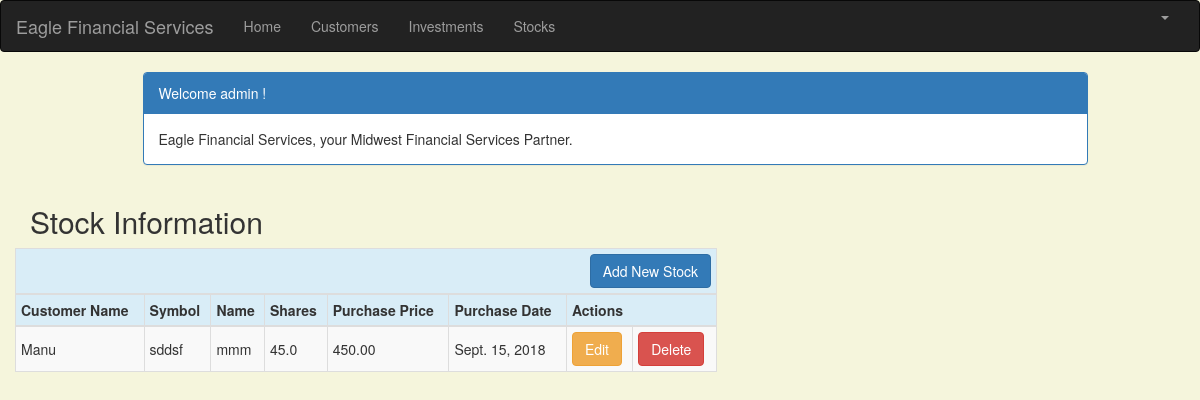
Before: /stock_list (signed in) with the older database file.
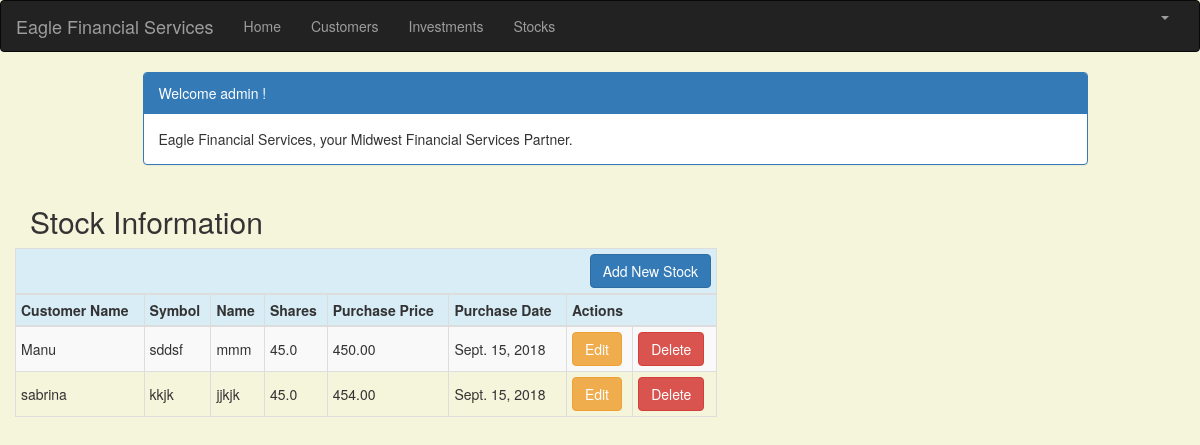
After: the same page with the newer database file.
### portfolio/models.py (models this page shows, shortened)
class Stock(models.Model):
    customer = models.ForeignKey(Customer, on_delete=models.CASCADE, related_name='stocks')
    symbol = models.CharField(max_length=10)
    name = models.CharField(max_length=50)
    shares = models.DecimalField (max_digits=10, decimal_places=1)
    purchase_price = models.DecimalField(max_digits=10, decimal_places=2)
    purchase_date = models.DateField(default=timezone.now, blank=True, null=True)

class Customer(models.Model):
    name = models.CharField(max_length=50)
    address = models.CharField(max_length=200)
    cust_number = models.IntegerField(blank=False, null=False)
    city = models.CharField(max_length=50)
    state = models.CharField(max_length=50)
    zipcode = models.CharField(max_length=10)
    email = models.EmailField(max_length=200)
    cell_phone = models.CharField(max_length=50)
    created_date = models.DateTimeField(
        default=timezone.now)
    updated_date = models.DateTimeField(auto_now_add=True)

### portfolio/views.py (the view)
# urls.py: path('stock_list', views.stock_list, name='stock_list'),
@login_required
def stock_list(request):
    stocks = Stock.objects.filter(purchase_date__lte=timezone.now())
    return render(request, 'portfolio/stock_list.html', {'stocks': stocks})

### portfolio/templates/portfolio/stock_list.html (shortened to what this page needs)
{% extends 'portfolio/base.html' %}
{% block content %}
    <html>
    <head>
        <link rel="stylesheet" href="https://maxcdn.bootstrapcdn.com/bootstrap/3.3.4/css/bootstrap.min.css">
    </head>
    <body>
    <div class="container">
        <div class="row">
            <div class="col-md-10 col-md-offset-1">
                <div class="panel panel-primary">
                    {% if user.is_authenticated %}
                    	<div class="panel-heading">Welcome {{ user.username }} !</div>
                	{% else %}
                		<div class="panel-heading">Welcome!</div>
                	{% endif %}
                    <div class="panel-body">
                        Eagle Financial Services, your Midwest Financial Services Partner.
                    </div>
                </div>
            </div>
        </div>
    </div>
    <div class="row">
        <h2 style="padding-left: 15Px">Stock Information</h2>
    </div>
     <div class="row">
                  <table class="table-md table-striped table-bordered table-hover table-condensed table-responsive">
                    <thead>
                    <tr class="bg-info">
                        <th colspan="9" class="col text-right"><a href="{% url 'portfolio:stock_new' %}" >
                                <span class="btn btn-primary">Add New Stock</span></a></th>
                    </tr>
            <tr class="bg-info">
                <th nowrap="true">Customer Name</th>
                <th nowrap="true">Symbol</th>
                <th nowrap="true">Name</th>
                <th nowrap="true">Shares</th>
                <th nowrap="true">Purchase Price</th>
                <th nowrap="true">Purchase Date</th>
                <th colspan="3">Actions</th>
            </tr>
            </thead>
            <tbody>
            {% for stock in stocks %}
                <tr>
                    <td nowrap="true">{{ stock.customer.name }}</td>
                    <td nowrap="true">{{ stock.symbol }}</td>
                    <td nowrap="true">{{ stock.name }}</td>
                    <td nowrap="true">{{ stock.shares }}</td>
                    <td nowrap="true">{{ stock.purchase_price }}</td>
                    <td nowrap="true">{{ stock.purchase_date }}</td>
                     <td ><a href="{% url 'portfolio:stock_edit' pk=stock.pk %}"
                           class="btn btn-warning">Edit</a></td>
                    <td><a href="{% url 'portfolio:stock_delete' pk=stock.pk %}"
                           onclick="return confirm('Are you sure you want to delete?')"
                           class="btn btn-danger">Delete</a>
                    </td>
                </tr>
            {% endfor %}
            </tbody>
        </table>
    </div>
    </body>
    </html>
{% endblock %}

Changed rows visible on the page:
added Stock: customer.name "sabrina", symbol "kkjk", name "jjkjk", shares "45.0", purchase_price "454.00", purchase_date "Sept. 15, 2018"
